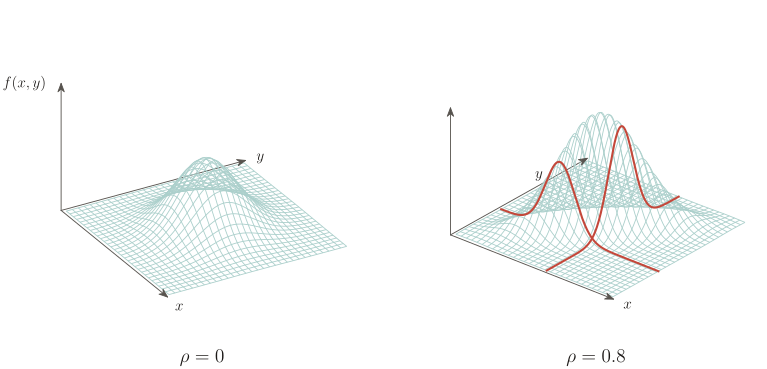

The script that drew this image:
"""Build a compact, vector wireframe comparison for the bivariate normal."""

import argparse
import os
from pathlib import Path
import tempfile


# Keep Matplotlib's caches writable when this script runs in a restricted sandbox.
_CACHE_ROOT = Path(tempfile.gettempdir()) / "mprob-matplotlib-cache"
_CACHE_ROOT.mkdir(parents=True, exist_ok=True)
os.environ.setdefault("MPLCONFIGDIR", str(_CACHE_ROOT / "config"))
os.environ.setdefault("XDG_CACHE_HOME", str(_CACHE_ROOT / "xdg"))

import matplotlib as mpl
mpl.use("Agg")

import matplotlib.pyplot as plt
import numpy as np
from matplotlib.patches import FancyArrowPatch
from matplotlib.path import Path as MplPath
from mpl_toolkits.mplot3d import proj3d


TEAL = "#abcfcb"
RED = "#c4473a"
MUTED = "#57534e"
TEXT = "#1c1917"
RHO_VALUES = (0.0, 0.8)
LIM = 3.2
ZLIM = 0.29
RHO08_Y_LABEL_ALONG_AXIS = 0.68
RHO08_Y_LABEL_NORMAL_OFFSET = 0.03

mpl.rcParams.update(
    {
        "text.usetex": True,
        "text.latex.preamble": r"\usepackage[T1]{fontenc}\usepackage{lmodern}",
        "font.family": "serif",
        "font.size": 11,
        "figure.facecolor": "white",
        "savefig.facecolor": "white",
        "pdf.compression": 9,
    }
)


def density(rho: float, x: np.ndarray, y: np.ndarray) -> np.ndarray:
    """Standard bivariate-normal density with correlation rho."""
    denominator = 1.0 - rho**2
    quadratic = x**2 - 2.0 * rho * x * y + y**2
    return np.exp(-quadratic / (2.0 * denominator)) / (
        2.0 * np.pi * np.sqrt(denominator)
    )


def axes_fraction(ax, point: tuple[float, float, float]) -> np.ndarray:
    """Project a 3D point to the 2D axes coordinate system."""
    x2d, y2d, _ = proj3d.proj_transform(*point, ax.get_proj())
    return ax.transAxes.inverted().transform(ax.transData.transform((x2d, y2d)))


class TikzStealthArrow(mpl.patches.ArrowStyle._Base):
    """A filled arrowhead with TikZ's concave Stealth silhouette."""

    def transmute(self, path, mutation_size, linewidth):
        start, end = path.vertices[-2:]
        direction = end - start
        direction /= np.linalg.norm(direction)
        normal = np.array([-direction[1], direction[0]])

        length = 0.55 * mutation_size
        width = 0.75 * length
        inset = 0.325 * length
        base = end - length * direction
        notch = base + inset * direction
        vertices = np.array(
            [
                end,
                base + 0.5 * width * normal,
                notch,
                base - 0.5 * width * normal,
                end,
            ]
        )
        codes = [
            MplPath.MOVETO,
            MplPath.LINETO,
            MplPath.LINETO,
            MplPath.LINETO,
            MplPath.CLOSEPOLY,
        ]
        return MplPath(vertices, codes), True


def add_stealth_arrow(ax, start: tuple[float, float, float],
                      end: tuple[float, float, float]) -> None:
    """Draw a screen-sized TikZ-Stealth arrowhead at a projected 3D axis tip."""
    start_2d = axes_fraction(ax, start)
    end_2d = axes_fraction(ax, end)
    direction = end_2d - start_2d
    direction /= np.linalg.norm(direction)
    arrow = FancyArrowPatch(
        end_2d - 0.05 * direction,
        end_2d,
        transform=ax.transAxes,
        arrowstyle=TikzStealthArrow(),
        mutation_scale=11,
        linewidth=0.65,
        color=MUTED,
        shrinkA=0,
        shrinkB=0,
        clip_on=False,
        zorder=10,
    )
    ax.figure.add_artist(arrow)


def add_panel(
    ax, rho: float, X: np.ndarray, Y: np.ndarray, stride: int, elev: float, azim: float
) -> None:
    Z = density(rho, X, Y)
    ax.set_axis_off()
    ax.set_proj_type("ortho")
    ax.view_init(elev=elev, azim=azim)
    ax.set_box_aspect((1.0, 1.0, 0.65))
    ax.set_xlim(-3.45, 3.45)
    ax.set_ylim(-3.45, 3.45)
    ax.set_zlim(0.0, ZLIM)

    # Smooth curves in both coordinate directions, evaluated on a fine grid.
    ax.plot_wireframe(
        X,
        Y,
        Z,
        rstride=stride,
        cstride=stride,
        color=TEAL,
        linewidth=0.62,
        antialiased=True,
    )

    if rho == RHO_VALUES[1]:
        # Highlight the x=0.5 section on the right panel only.
        section_y = np.linspace(-LIM, LIM, 401)
        for section_x_value in (0.5,):
            section_x = np.full_like(section_y, section_x_value)
            ax.plot(
                section_x,
                section_y,
                density(rho, section_x, section_y),
                color=RED,
                linewidth=1.5,
                antialiased=True,
                zorder=10,
            )

        # Add the y=-1 section, offset from the x=0.5 section.
        section_x = np.linspace(-LIM, LIM, 401)
        section_y = np.full_like(section_x, -1.0)
        ax.plot(
            section_x,
            section_y,
            density(rho, section_x, section_y),
            color=RED,
            linewidth=1.5,
            antialiased=True,
            zorder=10,
        )

    # Plain axis lines without arrowheads or enclosing planes.
    edge = 3.32
    axis_style = {"color": MUTED, "linewidth": 0.65, "solid_capstyle": "round"}
    ax.plot([-edge, edge], [-edge, -edge], [0.0, 0.0], **axis_style)
    ax.plot([-edge, -edge], [-edge, edge], [0.0, 0.0], **axis_style)
    ax.plot([-edge, -edge], [-edge, -edge], [0.0, ZLIM], **axis_style)
    for start, end in (
        ((-edge, -edge, 0.0), (edge, -edge, 0.0)),
        ((-edge, -edge, 0.0), (-edge, edge, 0.0)),
        ((-edge, -edge, 0.0), (-edge, -edge, ZLIM)),
    ):
        add_stealth_arrow(ax, start, end)

    # Keep all labels horizontal and close to their projected axis endpoints.
    ax.text2D(0.5, -0.035, rf"$\rho={rho:g}$", transform=ax.transAxes,
              ha="center", va="top", color=TEXT, fontsize=14, clip_on=False)

    origin = axes_fraction(ax, (-edge, -edge, 0.0))
    for point, label in (((edge, -edge, 0.0), r"$x$"),
                         ((-edge, edge, 0.0), r"$y$")):
        tip = axes_fraction(ax, point)
        direction = tip - origin
        direction /= np.linalg.norm(direction)
        label_position = tip + 0.045 * direction
        if rho == RHO_VALUES[1] and label == r"$y$":
            normal = np.array([-direction[1], direction[0]])
            label_position = origin + RHO08_Y_LABEL_ALONG_AXIS * (tip - origin)
            label_position += RHO08_Y_LABEL_NORMAL_OFFSET * normal
        ax.text2D(label_position[0], label_position[1], label,
                  transform=ax.transAxes, ha="center", va="center",
                  color=TEXT, fontsize=11)

    if rho == RHO_VALUES[0]:
        z_tip = axes_fraction(ax, (-edge, -edge, ZLIM))
        z_base = axes_fraction(ax, (-edge, -edge, 0.0))
        z_direction = z_tip - z_base
        z_direction /= np.linalg.norm(z_direction)
        z_left = np.array([-z_direction[1], z_direction[0]])
        label_position = z_tip + 0.045 * z_left
        ax.text2D(label_position[0], label_position[1], r"$f(x,y)$",
                  transform=ax.transAxes, ha="right", va="center",
                  color=TEXT, fontsize=11)


def main() -> None:
    parser = argparse.ArgumentParser(description=__doc__)
    parser.add_argument(
        "--stride",
        type=int,
        default=4,
        help="distance between wireframe curves in the 121-point grid (default: 4)",
    )
    parser.add_argument(
        "--output",
        type=Path,
        default=Path(__file__).with_suffix(".pdf"),
        help="output PDF path",
    )
    parser.add_argument("--elev", type=float, default=28, help="camera elevation angle")
    parser.add_argument("--azim", type=float, default=330, help="camera azimuth angle")
    parser.add_argument(
        "--rho08-azim-offset",
        type=float,
        default=-20,
        help="additional camera azimuth for the rho=0.8 panel",
    )
    args = parser.parse_args()
    if args.stride < 1:
        parser.error("--stride must be a positive integer")

    grid = np.linspace(-LIM, LIM, 121)
    X, Y = np.meshgrid(grid, grid)

    fig = plt.figure(figsize=(8.2, 3.7), facecolor="white")
    axes = (fig.add_subplot(1, 2, 1, projection="3d"),
            fig.add_subplot(1, 2, 2, projection="3d"))
    fig.subplots_adjust(left=0.035, right=0.995, bottom=0.035,
                        top=0.94, wspace=0.005)

    for ax, rho in zip(axes, RHO_VALUES):
        panel_azim = args.azim
        if rho == 0.8:
            panel_azim += args.rho08_azim_offset
        add_panel(ax, rho, X, Y, args.stride, args.elev, panel_azim)

    fig.savefig(args.output, format="pdf", bbox_inches="tight", pad_inches=0.025)
    plt.close(fig)
    print(args.output)


if __name__ == "__main__":
    main()
